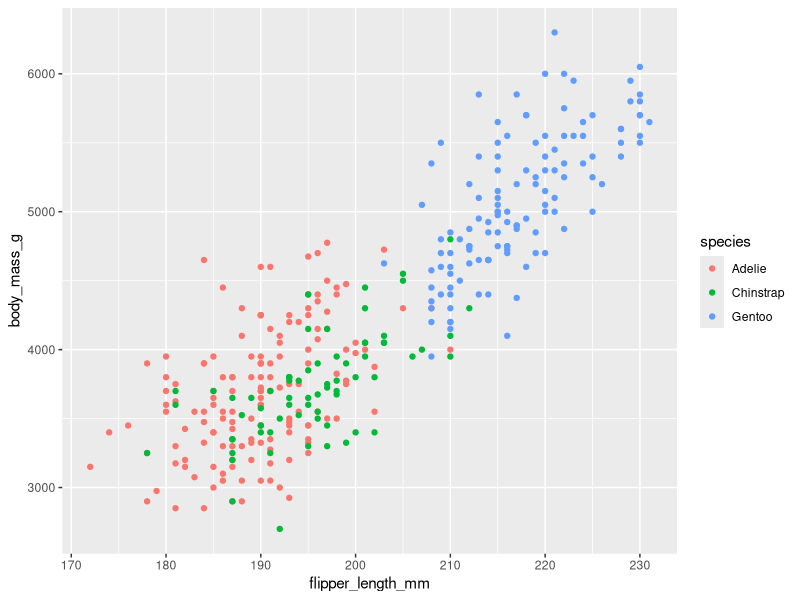
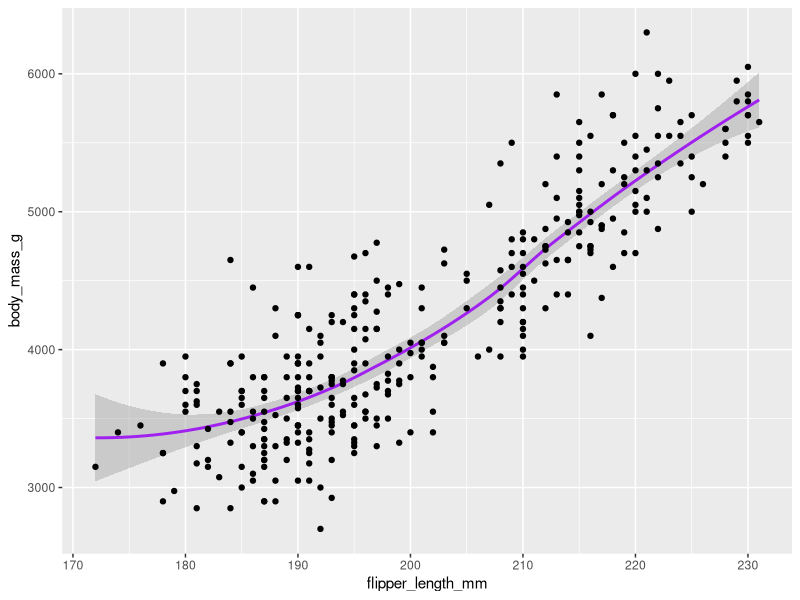
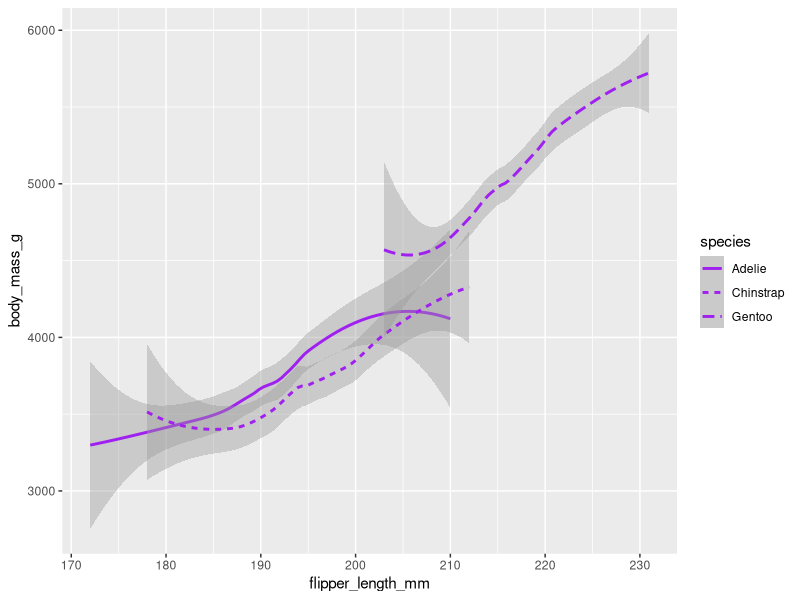
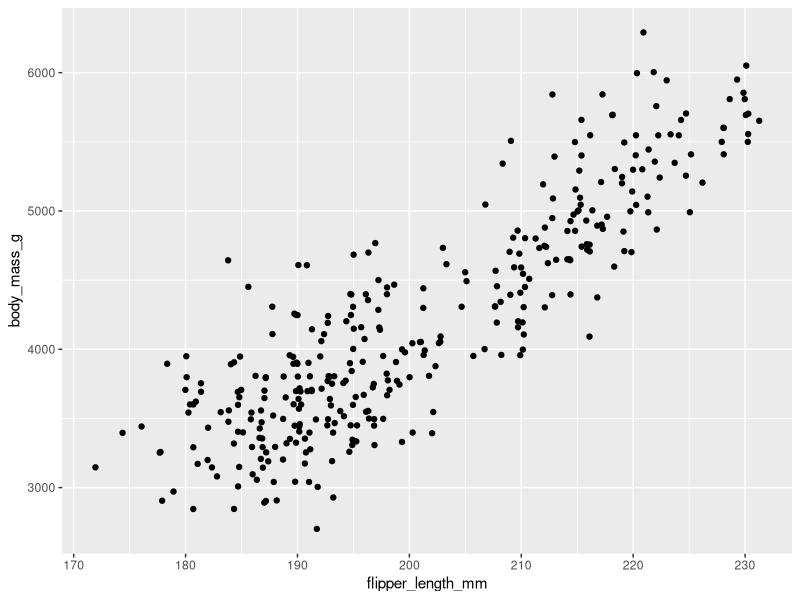
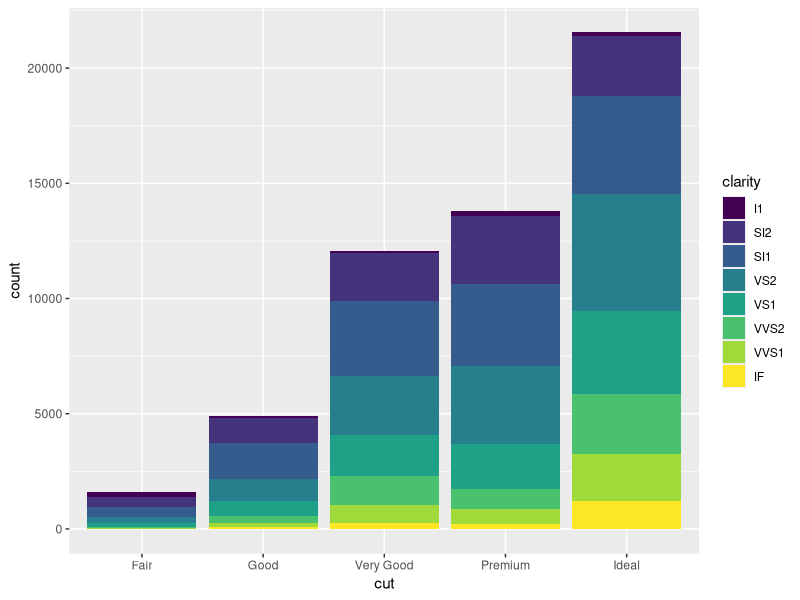
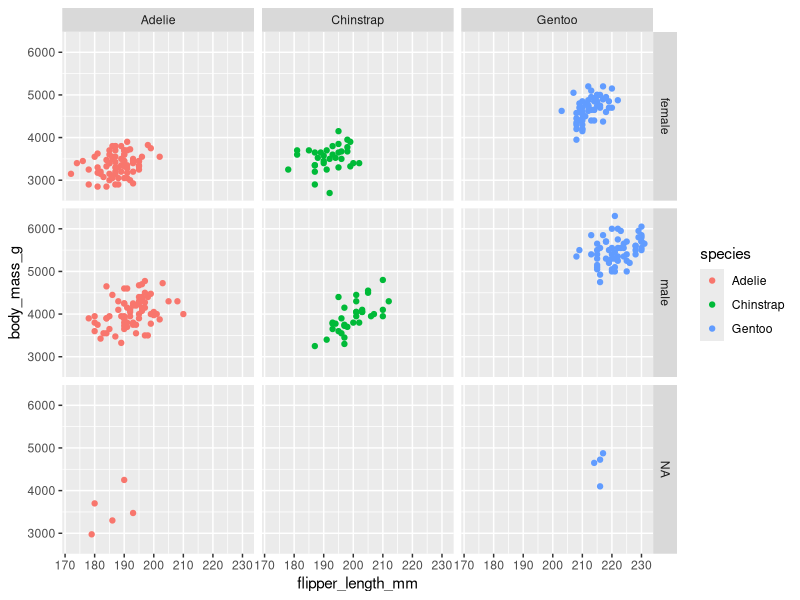
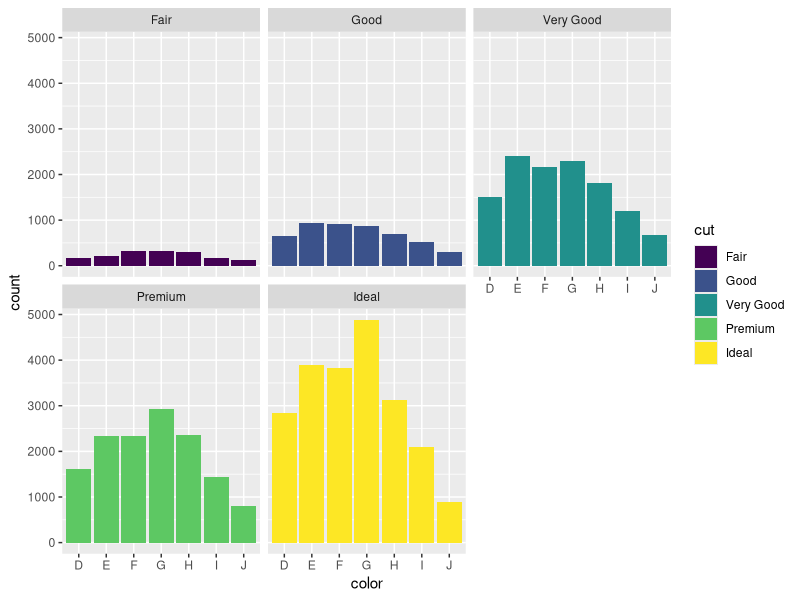
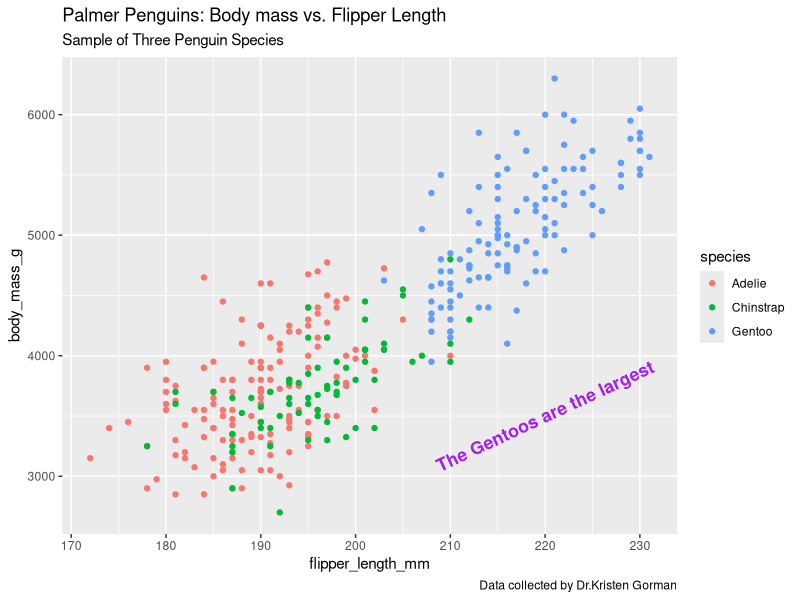

Write the R code that produced these figures, in order.
install.packages('palmerpenguins')
library(palmerpenguins)
library(ggplot2)

ggplot(data=penguins) + geom_point(mapping = aes(x=flipper_length_mm, y = body_mass_g, color = species))

ggplot(data=penguins) + geom_smooth(mapping = aes(x=flipper_length_mm, y = body_mass_g), color = 'purple') +
  geom_point(mapping = aes(x=flipper_length_mm, y = body_mass_g))

ggplot(data=penguins) + geom_smooth(mapping = aes(x=flipper_length_mm, y = body_mass_g, linetype=species), color = 'purple')

ggplot(data=penguins) + geom_jitter(mapping = aes(x=flipper_length_mm, y = body_mass_g))

ggplot(data=diamonds) +
  geom_bar(mapping=aes(x=cut, fill = clarity))

ggplot(data=penguins) + geom_point(mapping = aes(x=flipper_length_mm, y = body_mass_g, color = species)) + 
  facet_grid(sex~species)

ggplot(data=diamonds) +
  geom_bar(mapping=aes(x=color, fill = cut)) +
  facet_wrap(~cut)

ggplot(data=penguins) + geom_point(mapping = aes(x=flipper_length_mm, y = body_mass_g, color = species)) + 
  labs(title= "Palmer Penguins: Body mass vs. Flipper Length", subtitle = 'Sample of Three Penguin Species',
       caption = 'Data collected by Dr.Kristen Gorman') + 
  annotate('text', x =220, y=3500, label = 'The Gentoos are the largest', color = 'purple', fontface = 'bold', size = 4.5, angle = 25)


p<-ggplot(data=penguins) + geom_point(mapping = aes(x=flipper_length_mm, y = body_mass_g, color = species)) + 
  labs(title= "Palmer Penguins: Body mass vs. Flipper Length", subtitle = 'Sample of Three Penguin Species',
       caption = 'Data collected by Dr.Kristen Gorman') 
p + annotate('text', x =220, y=3500, label = 'The Gentoos are the largest', color = 'purple', fontface = 'bold', size = 4.5, angle = 25)
